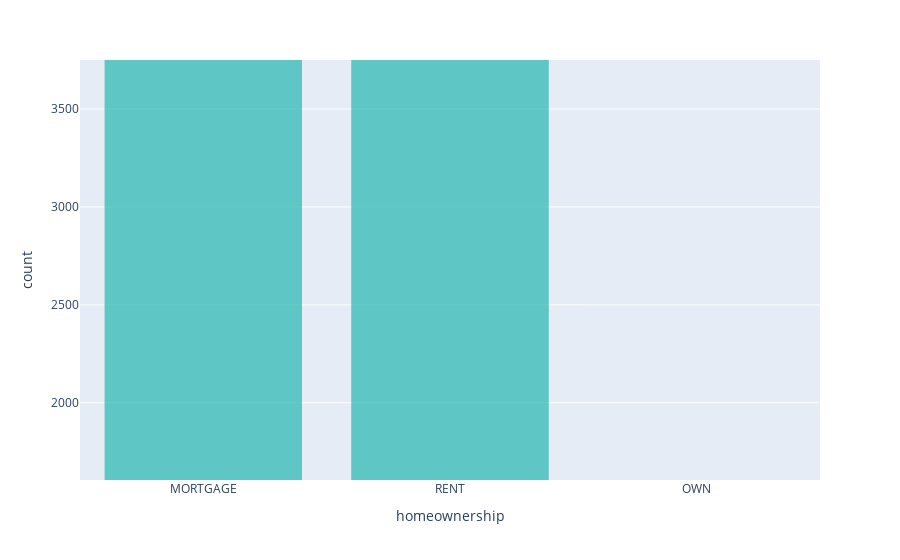

The cell this chart's notebook holds for it:
### Markdown cell above
### Here is example code for a bar plot

### Code cell
fig = px.bar(DF,
            x='homeownership',
            color_discrete_sequence=['lightseagreen'])
fig.update_traces(dict(marker_line_width=0))
fig.show()

### Figure 1 — Plotly figure (JSON) as saved in the notebook; plotly's stock layout.template omitted (floating-point values rounded to 4 significant figures; data arrays with more than 128 entries replaced by an {"elided": "..."} marker saying what was removed)
{"data": [{"alignmentgroup": "True", "hovertemplate": "homeownership=%{x}<br>count=%{y}<extra></extra>", "legendgroup": "", "marker": {"color": "lightseagreen", "line": {"width": 0}, "pattern": {"shape": ""}}, "name": "", "offsetgroup": "", "orientation": "v", "showlegend": false, "textposition": "auto", "type": "bar", "x": {"elided": "10000 str values"}, "xaxis": "x", "y": {"elided": "10000 int values"}, "yaxis": "y"}], "layout": {"autosize": true, "barmode": "relative", "legend": {"tracegroupgap": 0}, "margin": {"t": 60}, "xaxis": {"anchor": "y", "autorange": true, "domain": [0, 1], "range": [-0.5, 2.5], "title": {"text": "homeownership"}, "type": "category"}, "yaxis": {"anchor": "x", "autorange": false, "domain": [0, 1], "range": [1606.0, 3750.0], "title": {"text": "count"}, "type": "linear"}}}
